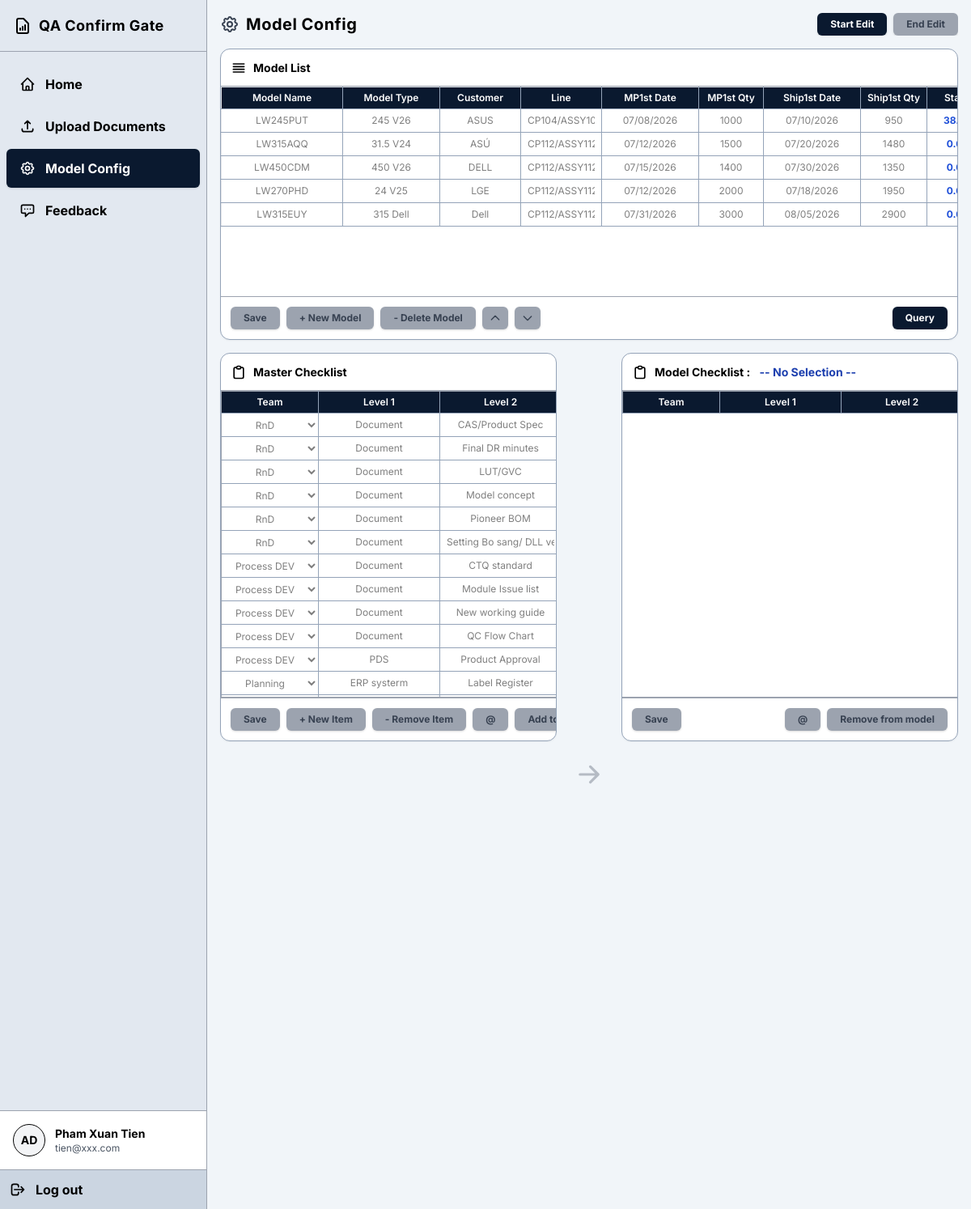
The page /setting (signed in) on the database as committed earlier.
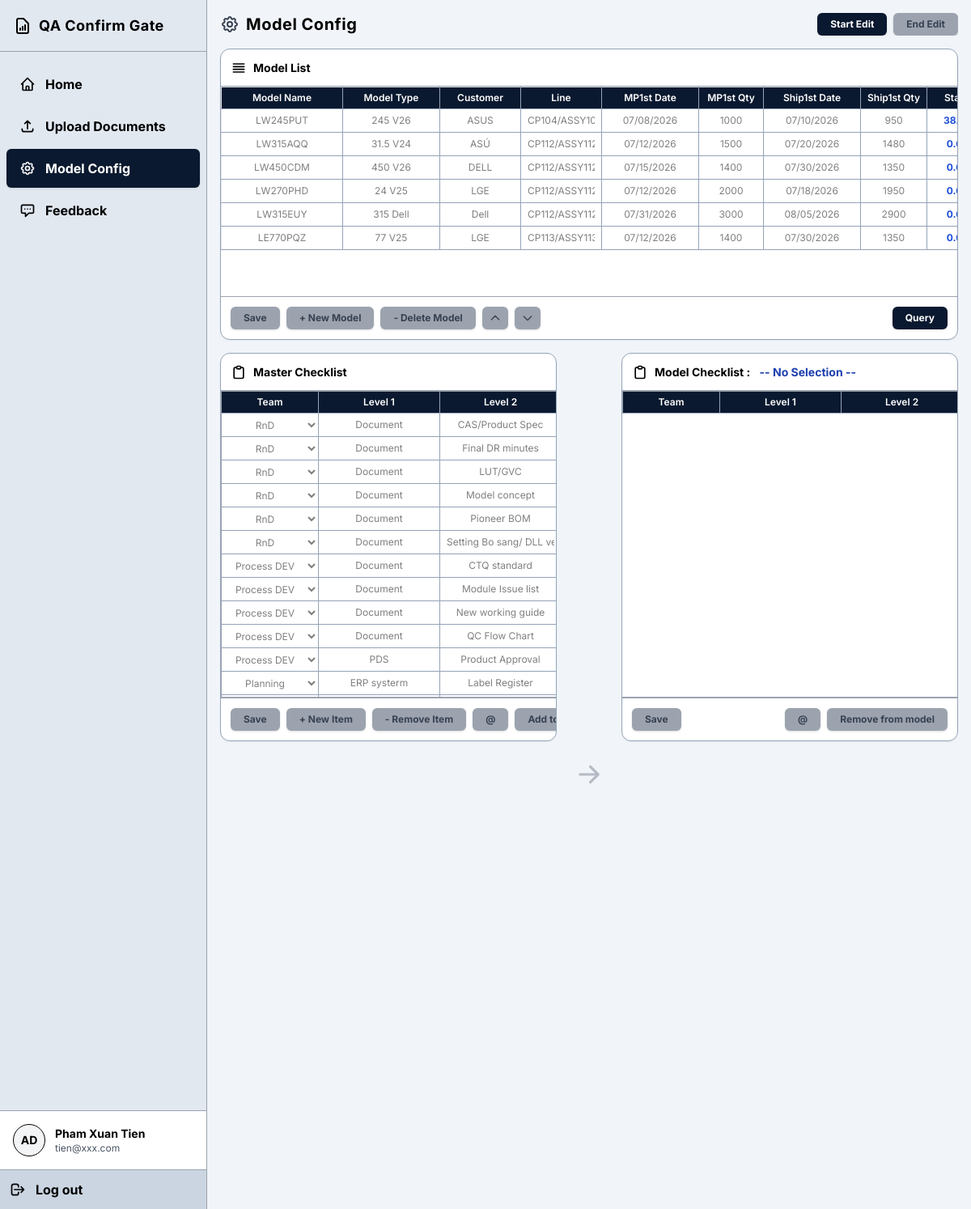
The same page on the database as committed later.
### tables this page shows
CREATE TABLE models (
            id INTEGER PRIMARY KEY AUTOINCREMENT,
            name TEXT UNIQUE,
            status TEXT,
            created_at TIMESTAMP DEFAULT CURRENT_TIMESTAMP
        , model_type TEXT, customer TEXT, mp1st_date TEXT, mp1st_qty INTEGER, ship1st_date TEXT, ship1st_qty INTEGER, activate TEXT, sort_order INTEGER DEFAULT 0, line TEXT);

CREATE TABLE master_checklist (
            id INTEGER PRIMARY KEY AUTOINCREMENT,
            team TEXT,
            level_1 TEXT,
            level_2 TEXT
        );

CREATE TABLE teams (
            id INTEGER PRIMARY KEY AUTOINCREMENT,
            name TEXT UNIQUE,
            active TEXT DEFAULT 'Yes'
        );

### backend/routers/model_config.py (the view)
@router.get("/setting")
async def get_setting(request: Request):
    user = get_current_user(request)
    if not user:
        return RedirectResponse(url="/login", status_code=status.HTTP_302_FOUND)
    conn = get_db()
    cursor = conn.cursor()
    can_edit = (user["access_role"] == "Admin" or user["team"] == "Process DEV")
    locked_by = ""
    locked_at = 0
    if can_edit:
        cursor.execute("SELECT config_updated_at, last_updated_by FROM app_config WHERE id = 1")
        row = cursor.fetchone()
        current_time = int(time.time())
        if row and row['last_updated_by'] and current_time - (row['config_updated_at'] or 0) < 600:
            locked_by = row['last_updated_by']
            locked_at = row['config_updated_at']
    cursor.execute("SELECT * FROM models ORDER BY sort_order ASC, id ASC")
    models = [dict(m) for m in cursor.fetchall()]
    stats = get_model_statuses(cursor)
    for m in models:
        m['status_percent'] = stats.get(m['id'], "0.0%")
    cursor.execute("""
        SELECT m.*
        FROM master_checklist m
        LEFT JOIN teams t ON m.team = t.name
        ORDER BY t.id ASC, m.level_1 ASC, m.level_2 ASC, m.id ASC
    """)
    master_checklist = [dict(m) for m in cursor.fetchall()]
    cursor.execute("SELECT * FROM teams")
    teams = [dict(t) for t in cursor.fetchall()]
    conn.close()
    return templates.TemplateResponse(request=request, name="model_config.html", context={
        "current_user": dict(user),
        "models": models,
        "master_checklist": master_checklist,
        "teams": teams,
        "locked_by": locked_by,
        "locked_at": locked_at,
        "server_time": int(time.time()),
        "can_edit_backend": can_edit
    })

### frontend/templates/model_config.html (shortened to what the changed rows need)
<!DOCTYPE html>
<html lang="en">
<head>
    <script src="https://cdn.tailwindcss.com"></script>
    <link rel="stylesheet" href="/static/style.css">
</head>
<body class="h-screen overflow-hidden flex flex-col">
    <div class="flex flex-1 overflow-hidden relative">
        <main class="flex-1 overflow-y-auto p-4 flex flex-col gap-4 scrollbar-custom">
            {% set is_my_lock = (locked_by == current_user.fullname) %}
            {% set can_edit = is_my_lock %}
            <div class="border-box h-[360px] min-h-[360px] relative">
                <div class="overflow-auto flex-1 relative bg-white">
                    <table class="text-center resizable" id="model-table">
                        <thead>
                            <tr>
                                <th class="sticky-header py-1 px-2 min-w-[150px] border-t-0 border-l-0">Model Name</th>
                                <th class="sticky-header py-1 px-2 min-w-[120px] border-t-0">Model Type</th>
                                <th class="sticky-header py-1 px-2 min-w-[100px] border-t-0">Customer</th>
                                <th class="sticky-header py-1 px-2 min-w-[100px] border-t-0">Line</th>
                                <th class="sticky-header py-1 px-2 min-w-[120px] border-t-0">MP1st Date</th>
                                <th class="sticky-header py-1 px-2 min-w-[80px] border-t-0">MP1st Qty</th>
                                <th class="sticky-header py-1 px-2 min-w-[120px] border-t-0">Ship1st Date</th>
                                <th class="sticky-header py-1 px-2 min-w-[80px] border-t-0">Ship1st Qty</th>
                                <th class="sticky-header py-1 px-2 min-w-[80px] border-t-0">Status</th>
                            </tr>
                        </thead>
                        <tbody>
                            {% for model in models %}
                            <tr data-id="{{ model.id }}" class="hover:bg-gray-100 model-row">
                                <td class="p-0 border-l-0"><input type="text" class="excel-input text-center model-input" data-field="name" value="{{ model.name or '' }}" {% if not can_edit %}readonly{% endif %}></td>
                                <td class="p-0"><input type="text" class="excel-input text-center model-input" data-field="model_type" value="{{ model.model_type or '' }}" {% if not can_edit %}readonly{% endif %}></td>
                                <td class="p-0"><input type="text" class="excel-input text-center model-input" data-field="customer" value="{{ model.customer or '' }}" {% if not can_edit %}readonly{% endif %}></td>
                                <td class="p-0"><input type="text" class="excel-input text-center model-input" data-field="line" value="{{ model.line or '' }}" {% if not can_edit %}readonly{% endif %}></td>
                                <td class="p-0"><input type="text" class="excel-input text-center model-input" data-field="mp1st_date" value="{{ model.mp1st_date or '' }}" {% if not can_edit %}readonly{% endif %}></td>
                                <td class="p-0"><input type="text" class="excel-input text-center model-input" data-field="mp1st_qty" value="{{ model.mp1st_qty or '' }}" {% if not can_edit %}readonly{% endif %}></td>
                                <td class="p-0"><input type="text" class="excel-input text-center model-input" data-field="ship1st_date" value="{{ model.ship1st_date or '' }}" {% if not can_edit %}readonly{% endif %}></td>
                                <td class="p-0"><input type="text" class="excel-input text-center model-input" data-field="ship1st_qty" value="{{ model.ship1st_qty or '' }}" {% if not can_edit %}readonly{% endif %}></td>
                                <td class="p-0"><input type="text" class="excel-input text-center text-blue-700 font-bold" value="{{ model.status_percent }}" readonly></td>
                            </tr>
                            {% endfor %}
                        </tbody>
                    </table>
                </div>
            </div>
            <div class="flex-1 flex max-lg:flex-col gap-6 max-lg:gap-4 min-h-0 max-lg:h-auto lg:h-[480px] relative">
                <div class="flex-1 border-box h-[480px] min-h-[480px] relative">
                    <div class="overflow-auto flex-1 relative bg-white border-b border-gray-400">
                        <table class="text-center resizable" id="master-table">
                            <thead>
                                <tr>
                                    <th class="sticky-header py-1 px-2 min-w-[120px] border-t-0 border-l-0">Team</th>
                                    <th class="sticky-header py-1 px-2 min-w-[150px] border-t-0">Level 1</th>
                                    <th class="sticky-header py-1 px-2 min-w-[150px] border-t-0">Level 2</th>
                                </tr>
                            </thead>
                            <tbody>
                                {% for item in master_checklist %}
                                <tr data-id="{{ item.id }}" class="hover:bg-gray-100 master-row">
                                    <td class="p-0 border-l-0">
                                        <select class="excel-input text-center master-input" data-field="team" {% if not can_edit %}disabled{% endif %}>
                                            {% for t in teams %}
                                            <option value="{{ t.name }}" {% if item.team == t.name %}selected{% endif %}>{{ t.name }}</option>
                                            {% endfor %}
                                        </select>
                                    </td>
                                    <td class="p-0"><input type="text" class="excel-input text-center master-input" data-field="level_1" value="{{ item.level_1 or '' }}" {% if not can_edit %}readonly{% endif %}></td>
                                    <td class="p-0"><input type="text" class="excel-input text-center master-input" data-field="level_2" value="{{ item.level_2 or '' }}" {% if not can_edit %}readonly{% endif %}></td>
                                </tr>
                                {% endfor %}
                            </tbody>
                        </table>
                    </div>
                </div>
                <div class="flex-1 border-box h-[480px] min-h-[480px] relative">
                    <div class="overflow-auto flex-1 relative bg-white border-b border-gray-400">
                        <table class="text-center resizable" id="model-checklist-table">
                            <thead>
                                <tr>
                                    <th class="sticky-header py-1 px-2 min-w-[120px] border-t-0 border-l-0">Team</th>
                                    <th class="sticky-header py-1 px-2 min-w-[150px] border-t-0">Level 1</th>
                                    <th class="sticky-header py-1 px-2 min-w-[150px] border-t-0">Level 2</th>
                                </tr>
                            </thead>
                        </table>
                    </div>
                </div>
            </div>
        </main>
    </div>
</body>
</html>

Rows that differ between the two databases and show on the page:
added models: name "LE770PQZ", model_type "77 V25", customer "LGE", line "CP113/ASSY113", mp1st_date "07/12/2026", mp1st_qty "1400", ship1st_date "07/30/2026", ship1st_qty "1350", status_percent "0.0%"
